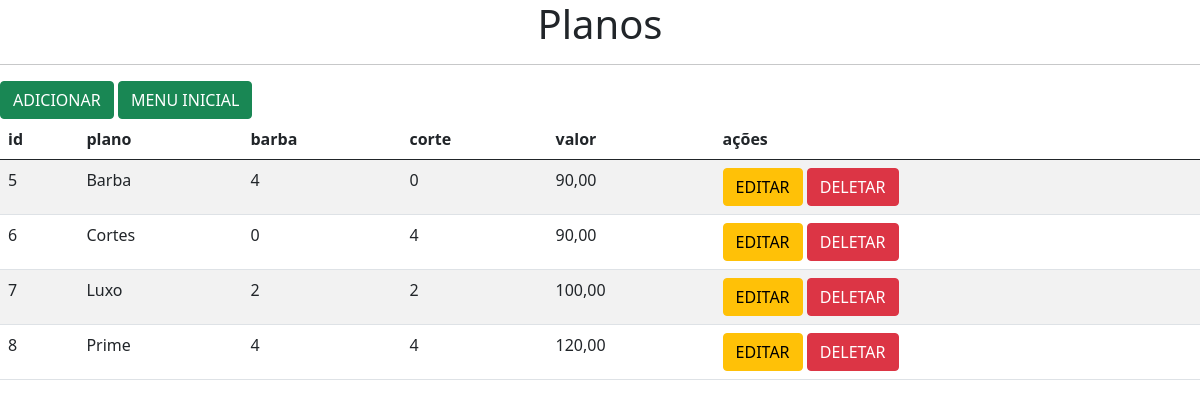
The app's page /plano/ with its own data.
### AppBarb/models.py (models this page shows, shortened)
class Plano(models.Model):
    plano = models.CharField(max_length=100)
    barba = models.IntegerField()
    corte = models.IntegerField()
    valor = models.DecimalField(max_digits=5, decimal_places=2)

### AppBarb/views.py (the view)
# urls.py: path('plano/', views.plano, name='plano'),
def plano(request):
    planos = Plano.objects.all()
    context ={
        'planos': planos
    }
    return render(request, 'plano/plano.html', context)

### AppBarb/templates/plano/plano.html (shortened to what this page needs)
{%extends 'base.html'%}
{%block content%}
<h1> <center>Planos</center></h1>
       <hr>
       <a class="btn btn-success" href="{% url 'plano_add' %}">ADICIONAR</a>
       <a class="btn btn-success" href="{% url 'home' %}">MENU INICIAL</a>
       <table class="table table-striped">
          <thead>
             <tr>
               <th>id</th>
                <th>plano</th>
                <th>barba</th>
                <th>corte</th>
                <th>valor</th>
                <th>ações</th>
            </tr>
          </thead>
          <tbody>
            {% for plano in planos %}
            <tr>
                <td>{{plano.id}}</td>
                <td>{{plano.plano}}</td>
                <td>{{plano.barba}}</td>
                <td>{{plano.corte}}</td>
                <td>{{plano.valor}}</td>
                <td>
                    <a class="btn btn-warning" href="{% url 'plano_edit' plano.id %}">EDITAR</a>
                    <a class="btn btn-danger" href="{% url 'plano_delete' plano.id %}">DELETAR</a>
                </td>
            </tr>
            {% endfor %}
          </tbody>
        </table>
{%endblock%}

### records on screen
Plano: id "5", plano "Barba", barba "4", corte "0", valor "90,00"
Plano: id "6", plano "Cortes", barba "0", corte "4", valor "90,00"
Plano: id "7", plano "Luxo", barba "2", corte "2", valor "100,00"
Plano: id "8", plano "Prime", barba "4", corte "4", valor "120,00"
